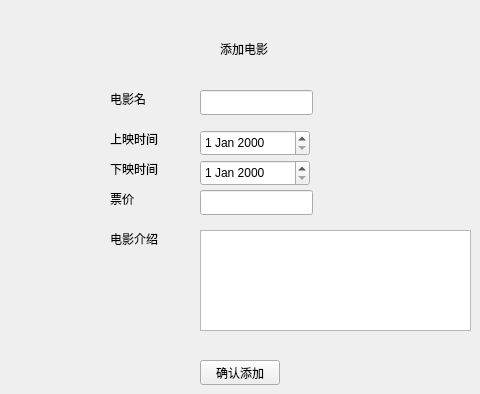
    <widget class="QWidget" name="add_movie_ui">
     <widget class="QLabel" name="label_11">
      <property name="geometry">
       <rect>
        <x>110</x>
        <y>90</y>
        <width>101</width>
        <height>17</height>
       </rect>
      </property>
      <property name="text">
       <string>电影名</string>
      </property>
     </widget>
     <widget class="QLabel" name="label_12">
      <property name="geometry">
       <rect>
        <x>110</x>
        <y>130</y>
        <width>101</width>
        <height>17</height>
       </rect>
      </property>
      <property name="text">
       <string>上映时间</string>
      </property>
     </widget>
     <widget class="QLabel" name="label_13">
      <property name="geometry">
       <rect>
        <x>110</x>
        <y>160</y>
        <width>101</width>
        <height>17</height>
       </rect>
      </property>
      <property name="text">
       <string>下映时间</string>
      </property>
     </widget>
     <widget class="QLabel" name="label_14">
      <property name="geometry">
       <rect>
        <x>110</x>
        <y>190</y>
        <width>101</width>
        <height>17</height>
       </rect>
      </property>
      <property name="text">
       <string>票价</string>
      </property>
     </widget>
     <widget class="QLabel" name="label_15">
      <property name="geometry">
       <rect>
        <x>110</x>
        <y>230</y>
        <width>101</width>
        <height>17</height>
       </rect>
      </property>
      <property name="text">
       <string>电影介绍</string>
      </property>
     </widget>
     <widget class="QLineEdit" name="lineEdit_movie_name">
      <property name="geometry">
       <rect>
        <x>200</x>
        <y>90</y>
        <width>113</width>
        <height>25</height>
       </rect>
      </property>
     </widget>
     <widget class="QLineEdit" name="lineEdit_movie_price">
      <property name="geometry">
       <rect>
        <x>200</x>
        <y>190</y>
        <width>113</width>
        <height>25</height>
       </rect>
      </property>
     </widget>
     <widget class="QTextEdit" name="textEdit_movie_introduce">
      <property name="geometry">
       <rect>
        <x>200</x>
        <y>230</y>
        <width>271</width>
        <height>101</height>
       </rect>
      </property>
     </widget>
     <widget class="QPushButton" name="pushButton_7">
      <property name="geometry">
       <rect>
        <x>200</x>
        <y>360</y>
        <width>80</width>
        <height>25</height>
       </rect>
      </property>
      <property name="text">
       <string>确认添加</string>
      </property>
     </widget>
     <widget class="QDateEdit" name="dateEdit_releaseTime">
      <property name="geometry">
       <rect>
        <x>200</x>
        <y>130</y>
        <width>110</width>
        <height>26</height>
       </rect>
      </property>
     </widget>
     <widget class="QDateEdit" name="dateEdit_projectionTime">
      <property name="geometry">
       <rect>
        <x>200</x>
        <y>160</y>
        <width>110</width>
        <height>26</height>
       </rect>
      </property>
     </widget>
     <widget class="QLabel" name="label_40">
      <property name="geometry">
       <rect>
        <x>220</x>
        <y>40</y>
        <width>141</width>
        <height>17</height>
       </rect>
      </property>
      <property name="text">
       <string>添加电影</string>
      </property>
     </widget>
    </widget>
